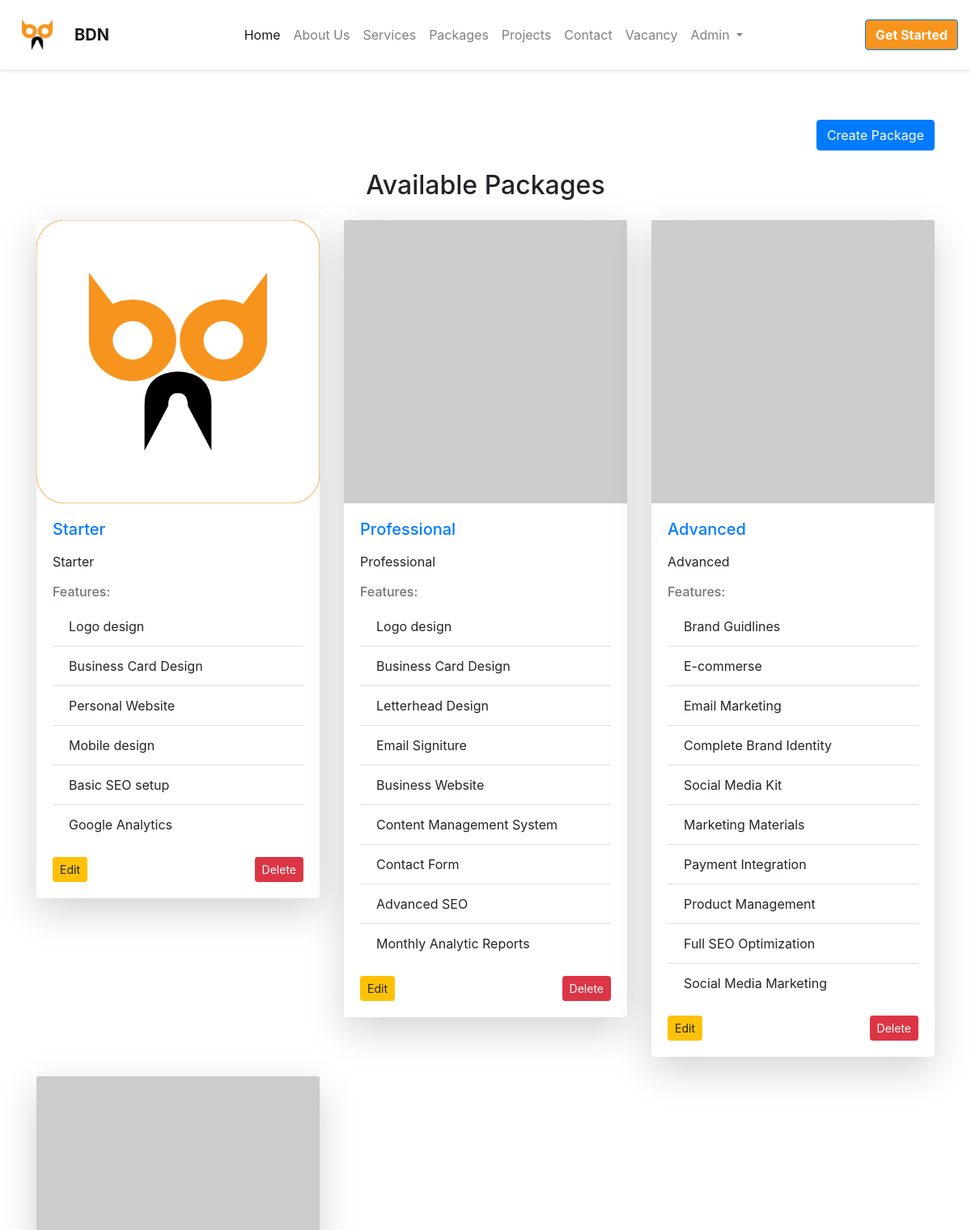
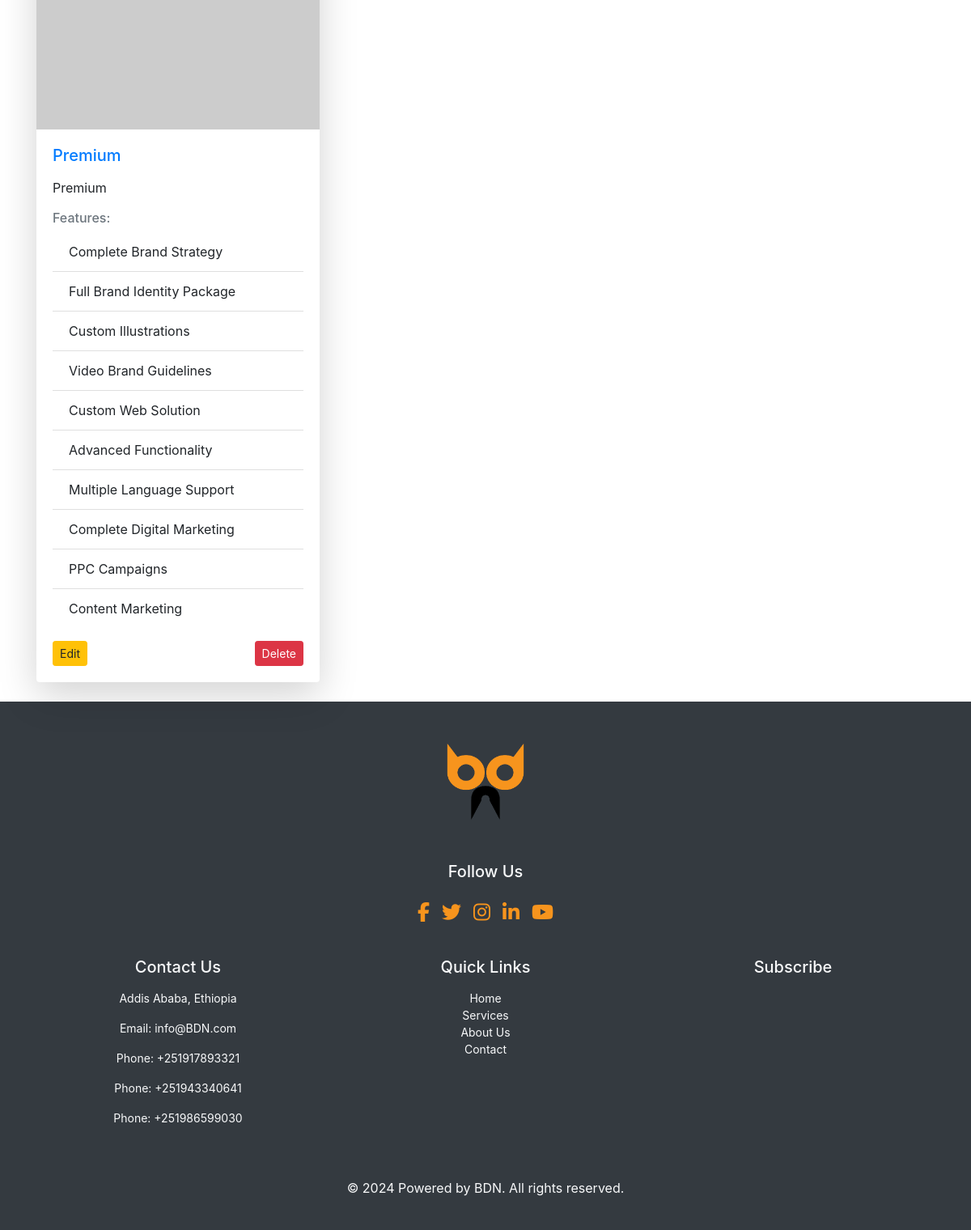
Page /package/ (signed in) on the committed database (2 pictures, top to bottom).
### package/models.py (models this page shows, shortened)
class Package(models.Model):
    name = models.CharField(max_length=200)
    features = models.ManyToManyField(Feature, blank=True)
    image = models.ImageField(upload_to='images/' ,blank=True, null=True)
    description = models.TextField(max_length=1000)
    most_pop=models.BooleanField(default=False)
    added_date = models.DateTimeField(auto_now_add=True)

class Feature(models.Model):
    name = models.CharField(max_length=200)
    description = models.TextField(max_length=1000)
    price = models.FloatField(default=0)
    category=models.ForeignKey(Category, on_delete=models.SET_NULL, null=True, blank=True)

### package/views.py (the view)
# urls.py: path('', views.PackageListView.as_view(), name='package_list'),
class PackageListView(ListView):
    model = Package
    @method_decorator(user_passes_test(lambda u: u.is_superuser))
    def dispatch(self, *args, **kwargs):
        return super().dispatch(*args, **kwargs)
    def get_queryset(self):
        return Package.objects.order_by('added_date')

### package/templates/package/package_list.html (shortened to what this page needs)
{% extends "base.html" %}
{% block content %}
<div class="container mt-5" style="padding-top:100px;">
    <div class="d-flex justify-content-end mb-4">
        <a class="btn btn-primary" href="{% url 'package:package_new' %}">
             Create Package
        </a>
    </div>
    <h2 class="mb-4 text-center fw-bold">Available Packages</h2>
    <div class="row">
        {% for package in package_list %}
        <div class="col-md-6 col-lg-4 mb-4">
            <div class="card shadow-lg border-0">
                {% if package.image %}
                <img src="{{ package.image.url }}" class="card-img-top" alt="{{ package.name }}">
                {% else %}
                <img src="https://via.placeholder.com/300" class="card-img-top" alt="No Image Available">
                {% endif %}
                <div class="card-body">
                    <h5 class="card-title text-primary fw-bold">{{ package.name }}</h5>
                    <p class="card-text text-muted">{{ package.description|safe|linebreaks|truncatewords:20 }}</p>
                    {% if package.features.all %}
                    <h6 class="text-secondary fw-bold">Features:</h6>
                    <ul class="list-group list-group-flush">
                        {% for feature in package.features.all %}
                        <li class="list-group-item">{{ feature.name }}</li>
                        {% endfor %}
                    </ul>
                    {% else %}
                    <p class="text-muted"><i>No features assigned</i></p>
                    {% endif %}
                    {% if user.is_authenticated and user.is_superuser %}
                    <div class="d-flex justify-content-between mt-3">
                        <a class="btn btn-sm btn-warning" href="{% url 'package:package_edit' pk=package.pk %}">
                             Edit
                        </a>
                        <a class="btn btn-sm btn-danger" href="{% url 'package:package_remove' pk=package.pk %}">
                             Delete
                        </a>
                    </div>
                    {% endif %}
                </div>
            </div>
        </div>
        {% empty %}
        <div class="col-12 text-center">
            <p class="text-muted">No packages available.</p>
        </div>
        {% endfor %}
    </div>
</div>
{% endblock %}

### static/bdnpage/css/styles.css (style rules this page uses)
html { scroll-behavior: smooth; }
body { font-family: "Roboto", sans-serif; }
.btn-primary { background: #ff8c00; border: none; padding: 12px 25px; border-radius: 5px; font-weight: 600; transition: all 0.3s ease; }

### rows in the picture
Package: image (picture), name "Starter", description "Starter"
Feature: name "Logo design"
Feature: name "Business Card Design"
Feature: name "Personal Website"
Feature: name "Mobile design"
Feature: name "Basic SEO setup"
Feature: name "Google Analytics"
Package: name "Professional", description "Professional"
Feature: name "Letterhead Design"
Feature: name "Email Signiture"
Feature: name "Business Website"
Feature: name "Content Management System"
Feature: name "Contact Form"
Feature: name "Advanced SEO"
Feature: name "Monthly Analytic Reports"
Package: name "Advanced", description "Advanced"
Feature: name "Brand Guidlines"
Feature: name "E-commerse"
Feature: name "Email Marketing"
Feature: name "Complete Brand Identity"
Feature: name "Social Media Kit"
Feature: name "Marketing Materials"
Feature: name "Payment Integration"
Feature: name "Product Management"
Feature: name "Full SEO Optimization"
Feature: name "Social Media Marketing"
Package: name "Premium", description "Premium"
Feature: name "Complete Brand Strategy"
Feature: name "Full Brand Identity Package"
Feature: name "Custom Illustrations"
Feature: name "Video Brand Guidelines"
Feature: name "Custom Web Solution"
Feature: name "Advanced Functionality"
Feature: name "Multiple Language Support"
Feature: name "Complete Digital Marketing"
Feature: name "PPC Campaigns"
Feature: name "Content Marketing"
